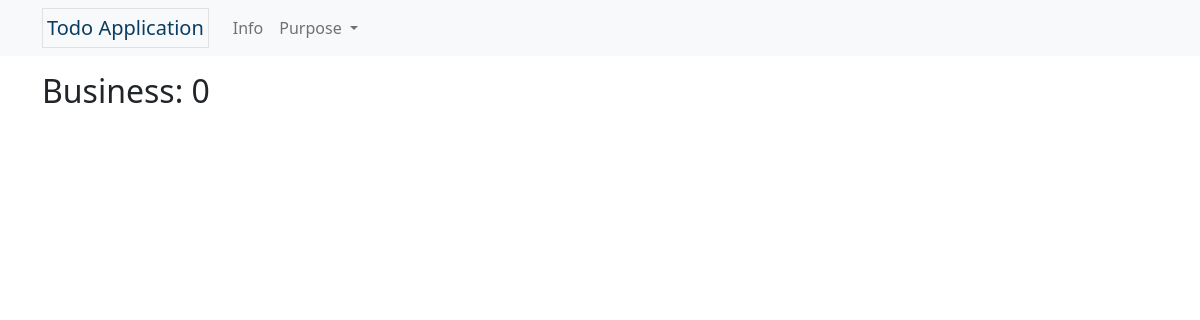
/business_info, run on an earlier commit of the app's database.
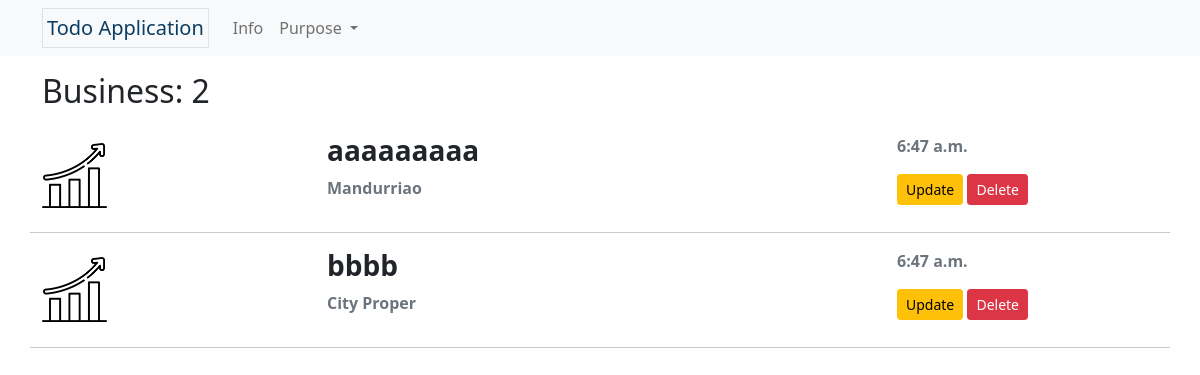
And on a later commit of the database.
### lists/models.py (models this page shows, shortened)
class Tasks(models.Model):
     PURPOSE = (
          ('Personal','Personal'),
          ('Fitness','Fitness'),
          ('School', 'School'),
          ('Business','Business'),
          ('Office','Office'),
     )
     PLACE = (
          ('City Proper', 'City Proper'),
          ('Jaro', 'Jaro'),
          ('La Paz', 'La Paz'),
          ('Lapuz', 'Lapuz'),
          ('Mandurriao', 'Mandurriao'),
          ('Molo', 'Molo'),
          ('Villa Arevalo', 'Villa Arevalo'),
          ('Lapuz', 'Lapuz'),
     )
     purpose = models.CharField(max_length=8, choices=PURPOSE, default='Personal')
     title = models.CharField(max_length=50, unique=True)
     completed = models.BooleanField(default=False)
     slug = models.SlugField(max_length=50, unique=True, blank=True)
     place = models.CharField(max_length=16, choices=PLACE, default='City Proper')
     note = models.TextField(max_length=100, blank=True)
     date_created = models.DateTimeField(default=datetime.now, blank=True)

### lists/views.py (the view)
# urls.py: path('business_info', views.business, name='business-info'),
def business(request):
    business_items = Tasks.objects.filter(purpose='Business').all()
    business_count = Tasks.objects.filter(purpose='Business').count()
    completed_count = Tasks.objects.filter(purpose='Business').filter(completed=True).count()
    completed = Tasks.objects.filter(purpose='Business').filter(completed=True).all().order_by('id')
    context = {'business_items': business_items, 'business_count': business_count, 'completed_count': completed_count, 'completed': completed}
    return render(request, 'lists/business.html', context)

### lists/templates/lists/business.html (shortened to what this page needs)
{% extends 'partials/base.html' %}
{% load static %}
{% load tz %}
{% block content %}
<div class="container">
    <h2 class="mb-4">Business: {{ business_count }}</h2>
    {% for task in business_items %}
        {% if task.completed == False %}
            {% include 'partials/row_item.html' %}
        {% endif %}
    {% endfor %}
</div>
{% endblock content %}

### lists/templates/partials/row_item.html (shortened to what this page needs)
{% load static %}
{% load tz %}
<div class="row">
    <div class="col-3 d-flex align-items-center">
        {% if task.purpose == 'School' %}
            <img src="{% static 'lists/img/school.png' %}" alt="School icon" class="w-25">
        {% elif task.purpose == 'Fitness' %}
            <img src="{% static 'lists/img/fitness.png' %}" alt="Fitness icon" class="w-25">
        {% elif task.purpose == 'Business' %}
            <img src="{% static 'lists/img/stats.png' %}" alt="Business icon" class="w-25">
        {% elif task.purpose == 'Office' %}
            <img src="{% static 'lists/img/work.png' %}" alt="Office icon" class="w-25">
        {% else %}
            <img src="{% static 'lists/img/user.png' %}" alt="Personal icon" class="w-25">
        {% endif %}
    </div>
    <div class="col-6 my-auto">
        <h3 class="fw-bold">{{ task.title|truncatechars:30 }}</h3>
        <p class="text-muted fw-bold">{{ task.place }}</p>
    </div>
    <div class="col-3">
            <p class="text-muted fw-bold">{{ task.date_created|date:'g:i a' }}</p>
            <a href="{% url 'update-task' task.slug %}?next={{ request.path|urlencode }}" class="btn btn-warning btn-sm">Update</a>
            <a href="{% url 'delete-task' task.slug %}?next={{ request.path|urlencode }}" class="btn btn-danger btn-sm">Delete</a>
    </div>
    <hr class="mt-3">
</div>

What changed in the data, as far as the page shows it:
added Tasks: completed False (drawn), title "aaaaaaaaa", place "Mandurriao", date_created "6:47 a.m."
added Tasks: completed False (drawn), title "bbbb", place "City Proper", date_created "6:47 a.m."
Also different on the page:
{{ business_count }}: "0" → "2"
